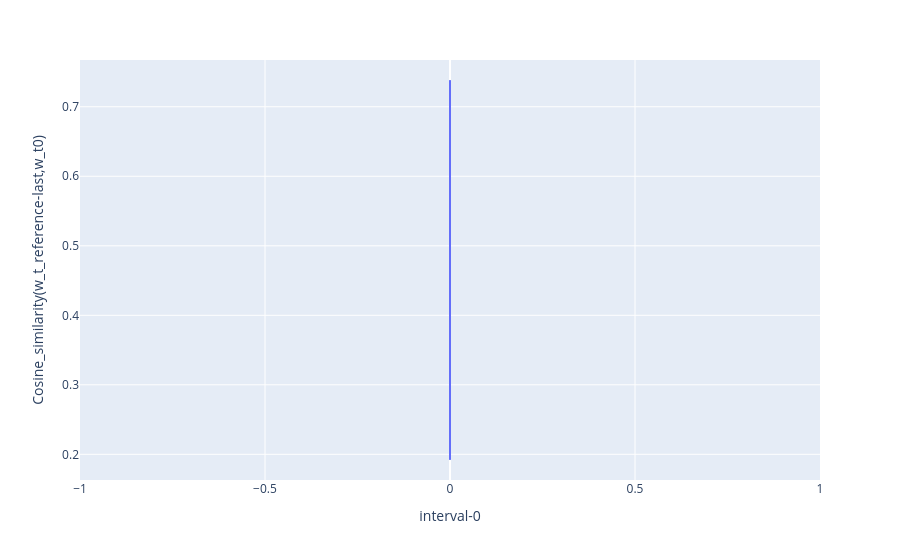

The cell this chart's notebook holds for it:
### Code cell
px.line(time_series_ph[['interval-0', 'Cosine_similarity(w_t_reference-last,w_t0)']], 
        x = 'interval-0', y = 'Cosine_similarity(w_t_reference-last,w_t0)')

### Figure 1 — Plotly figure (JSON) as saved in the notebook; plotly's stock layout.template omitted (floating-point values rounded to 4 significant figures; data arrays with more than 128 entries replaced by an {"elided": "..."} marker saying what was removed)
{"data": [{"hovertemplate": "interval-0=%{x}<br>Cosine_similarity(w_t_reference-last,w_t0)=%{y}<extra></extra>", "legendgroup": "", "line": {"color": "#636efa", "dash": "solid"}, "marker": {"symbol": "circle"}, "mode": "lines", "name": "", "showlegend": false, "type": "scattergl", "x": {"elided": "4057 int values"}, "xaxis": "x", "y": {"elided": "4057 float values"}, "yaxis": "y"}], "layout": {"legend": {"tracegroupgap": 0}, "margin": {"t": 60}, "xaxis": {"anchor": "y", "domain": [0, 1], "title": {"text": "interval-0"}}, "yaxis": {"anchor": "x", "domain": [0, 1], "title": {"text": "Cosine_similarity(w_t_reference-last,w_t0)"}}}}
